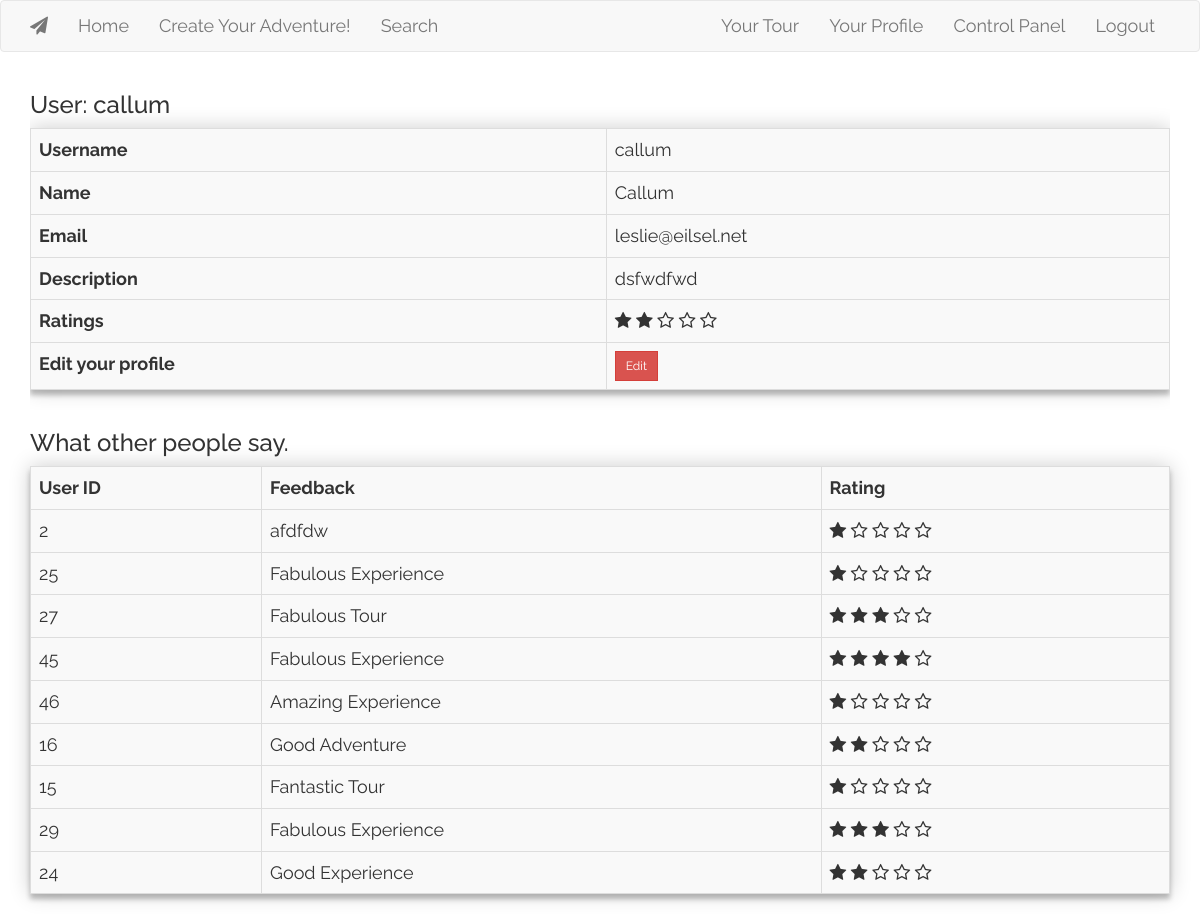
Screenshot of /profile/1 (signed in) with the database file from the repository.
### app/models.py (models this page shows, shortened)
class User(UserMixin, database.Model):
    id = database.Column(database.Integer, primary_key=True)
    username = database.Column(database.String(32), index=True, unique=True)
    name = database.Column((database.String(64)))
    email = database.Column(database.String(50), index=True, unique=True)
    password = database.Column(database.String(128))
    access = database.Column(database.String(10), default = '')
    description = database.Column(database.String(128))
    f_status = database.Column(database.Boolean, default = False)
    ratings = database.Column(database.Float)
    @classmethod
    def get_user(cls, user_id):
        return cls.query.get(user_id)

class UserFeedback(database.Model):
    id = database.Column(database.Integer, primary_key=True)
    user_id =  database.Column(database.Integer, database.ForeignKey('user.id'))
    user_rating = database.Column(database.Float)
    user_feedback = database.Column(database.String(128))
    by_user_id = database.Column(database.Integer)
    @classmethod
    def get_actual_feedback(cls, target_user, feedback = []):
        feedback = cls.query.filter(and_(cls.user_id == target_user, cls.user_feedback.isnot(None)))
        return feedback
    @classmethod
    def has_feedback(cls, target_user, by_user_id, feedback = None):
        feedback = cls.query.filter(and_(cls.user_id == target_user, cls.by_user_id == by_user_id)).first()
        return feedback

### app/routes.py (the view, shortened to what this page needs)
@app.route('/profile/<int:id>', methods = ['GET', 'POST'])
def profile(id):
    if current_user.is_authenticated:
        user = User.get_user(id)
        form = FeedbackForm()
        user_feedback = UserFeedback().get_actual_feedback(target_user = id)
        feedback = UserFeedback().has_feedback(target_user = id, by_user_id = current_user.id)
        return render_template('profile.html', user = user, form = form, feedback = feedback, user_feedbacks = user_feedback)
    else:
        flash('You need to login or register first!', 'warning')
        return redirect(url_for('login'))

### app/models.py (called while the page is built)
@login.user_loader
def load_user(id):
    return User.query.get(int(id))

### app/templates/profile.html (shortened to what this page needs)
{% extends "base.html" %}
{% block app_content %}
        <div class = "table-responsive">
                <table class = "table table-striped table-hover table-bordered">
                <h3>User: {{ user.username }}</h3>
                <tr>
                        <th>Username</th>
                        <td>{{user.username}}</td>
                </tr>
                <tr>
                        <th>Name</th>
                        <td>{{user.name}}</td>
                </tr>
                <tr>
                        <th>Email</th>
                        <td>{{user.email}}</td>
                </tr>
                <tr>
                        <th>Description</th>
                        <td>{{user.description}}</td>
                </tr>
                <tr>
                        <th>Ratings</th>
                        <td>
                        {% if current_user.id == user.id %}
                        <div class="star-rating main" data-toggle = "tooltip" data-placement="bottom" title = "{{ user.ratings }}  stars" >
                        {% else %}
                        <div class="star-rating" data-toggle = "tooltip" data-placement="bottom" title = "{{ user.ratings }}  stars - Rate me?" >
                        {% endif %}
                        <span class="fa fa-star-o" data-rating="1"></span>
                        <span class="fa fa-star-o" data-rating="2"></span>
                        <span class="fa fa-star-o" data-rating="3"></span>
                        <span class="fa fa-star-o" data-rating="4"></span>
                        <span class="fa fa-star-o" data-rating="5"></span>
                        </td>
                </tr>
                <tr>
                        {% if current_user.id == user.id %}
                        <th>Edit your profile</th>
                        <form action= "" method="post">
                            <td><a href="{{ url_for('editprofile', id=user.id) }}"><button type = "submit" class = "btn btn-secondary btn-sm btn-danger">{{ ('Edit') }}</a></button></td>
                        </form>
                        {% endif %}
                </tr>
        </table>
        </div>
        <h3>What other people say.</h3>
        <table class = "table table-striped table-hover table-bordered table-responsive left">
                <tr>
                        <th>User ID</th>
                        <th>Feedback</th>
                        <th>Rating</th>
                </tr>
                {% for user_feedback in user_feedbacks %}
                        {% if user_feedback.user_id is not none %}
                        <tr>
                                <td>{{user_feedback.by_user_id}}</td>
                                <td>{{user_feedback.user_feedback}}</td>
                                <td>
                                        <div class="star-rating main" data-toggle = "tooltip" data-placement="right" title = "{{ user_feedback.user_rating }}  stars" >
                                        <span class="fa fa-star-o" data-rating="1"></span>
                                        <span class="fa fa-star-o" data-rating="2"></span>
                                        <span class="fa fa-star-o" data-rating="3"></span>
                                        <span class="fa fa-star-o" data-rating="4"></span>
                                        <span class="fa fa-star-o" data-rating="5"></span>
                               </div>
                                </td>
                        </tr>
                        {% else %}
                        <tr><td>No feedback yet!</td></tr>
                {% endif %}
                {% endfor %}
        </div>
{% endblock %}

### app/static/main.css (style rules this page uses)
table { width: 100% !important; align-content: center !important; box-shadow: 0 0 20px 0 rgba(0, 0, 0, 0.2), 0 5px 5px 0 rgba(0, 0, 0, 0.24); background: #F9F9F9; }
body { font: 18px Raleway, sans-serif !important; }
a, a:hover, a:active, a:visited { color: white; }
form { background: #F9F9F9; padding: 25px; margin: 150px 0; box-shadow: 0 0 20px 0 rgba(0, 0, 0, 0.2), 0 5px 5px 0 rgba(0, 0, 0, 0.24); }
.btn { border-radius: 0; }

### rows the page displays
User: username "callum", name "Callum", email "leslie@eilsel.net", description "dsfwdfwd"
UserFeedback: by_user_id "2", user_feedback "afdfdw"
UserFeedback: by_user_id "25", user_feedback "Fabulous Experience"
UserFeedback: by_user_id "27", user_feedback "Fabulous Tour"
UserFeedback: by_user_id "45", user_feedback "Fabulous Experience"
UserFeedback: by_user_id "46", user_feedback "Amazing Experience"
UserFeedback: by_user_id "16", user_feedback "Good Adventure"
UserFeedback: by_user_id "15", user_feedback "Fantastic Tour"
UserFeedback: by_user_id "29", user_feedback "Fabulous Experience"
UserFeedback: by_user_id "24", user_feedback "Good Experience"

### other values shown
{{ ('Edit') }} "Edit"
